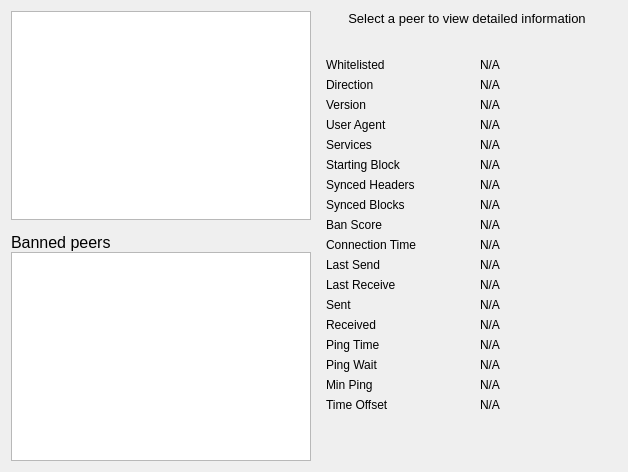
     <widget class="QWidget" name="tab_peers">
      <attribute name="title">
       <string>&amp;Peers</string>
      </attribute>
      <layout class="QGridLayout" name="gridLayout_2">
       <item row="0" column="0" rowspan="2">
        <layout class="QVBoxLayout" name="verticalLayout_101">
         <property name="spacing">
          <number>0</number>
         </property>
         <item>
          <widget class="QTableView" name="peerWidget">
           <property name="horizontalScrollBarPolicy">
            <enum>Qt::ScrollBarAsNeeded</enum>
           </property>
           <property name="tabKeyNavigation">
            <bool>false</bool>
           </property>
           <property name="sortingEnabled">
            <bool>true</bool>
           </property>
           <attribute name="horizontalHeaderHighlightSections">
            <bool>false</bool>
           </attribute>
          </widget>
         </item>
         <item>
          <widget class="QLabel" name="banHeading">
           <property name="sizePolicy">
            <sizepolicy hsizetype="Preferred" vsizetype="Minimum">
             <horstretch>0</horstretch>
             <verstretch>0</verstretch>
            </sizepolicy>
           </property>
           <property name="minimumSize">
            <size>
             <width>300</width>
             <height>32</height>
            </size>
           </property>
           <property name="maximumSize">
            <size>
             <width>16777215</width>
             <height>32</height>
            </size>
           </property>
           <property name="font">
            <font>
             <pointsize>12</pointsize>
            </font>
           </property>
           <property name="cursor">
            <cursorShape>IBeamCursor</cursorShape>
           </property>
           <property name="text">
            <string>Banned peers</string>
           </property>
           <property name="alignment">
            <set>Qt::AlignBottom|Qt::AlignLeading|Qt::AlignLeft</set>
           </property>
           <property name="wordWrap">
            <bool>true</bool>
           </property>
           <property name="textInteractionFlags">
            <set>Qt::NoTextInteraction</set>
           </property>
          </widget>
         </item>
         <item>
          <widget class="QTableView" name="banlistWidget">
           <property name="sizePolicy">
            <sizepolicy hsizetype="Expanding" vsizetype="Expanding">
             <horstretch>0</horstretch>
             <verstretch>0</verstretch>
            </sizepolicy>
           </property>
           <property name="horizontalScrollBarPolicy">
            <enum>Qt::ScrollBarAsNeeded</enum>
           </property>
           <property name="tabKeyNavigation">
            <bool>false</bool>
           </property>
           <property name="sortingEnabled">
            <bool>true</bool>
           </property>
           <attribute name="horizontalHeaderHighlightSections">
            <bool>false</bool>
           </attribute>
          </widget>
         </item>
        </layout>
       </item>
       <item row="0" column="1">
        <widget class="QLabel" name="peerHeading">
         <property name="sizePolicy">
          <sizepolicy hsizetype="Preferred" vsizetype="Minimum">
           <horstretch>0</horstretch>
           <verstretch>0</verstretch>
          </sizepolicy>
         </property>
         <property name="minimumSize">
          <size>
           <width>300</width>
           <height>32</height>
          </size>
         </property>
         <property name="font">
          <font>
           <pointsize>10</pointsize>
          </font>
         </property>
         <property name="cursor">
          <cursorShape>IBeamCursor</cursorShape>
         </property>
         <property name="text">
          <string>Select a peer to view detailed information</string>
         </property>
         <property name="alignment">
          <set>Qt::AlignHCenter|Qt::AlignTop</set>
         </property>
         <property name="wordWrap">
          <bool>true</bool>
         </property>
         <property name="textInteractionFlags">
          <set>Qt::LinksAccessibleByMouse|Qt::TextSelectableByKeyboard|Qt::TextSelectableByMouse</set>
         </property>
        </widget>
       </item>
       <item row="1" column="1">
        <widget class="QWidget" name="detailWidget" native="true">
         <property name="minimumSize">
          <size>
           <width>300</width>
           <height>0</height>
          </size>
         </property>
         <layout class="QGridLayout" name="gridLayout_3">
          <item row="0" column="0">
           <widget class="QLabel" name="label_30">
            <property name="text">
             <string>Whitelisted</string>
            </property>
           </widget>
          </item>
          <item row="0" column="2">
           <widget class="QLabel" name="peerWhitelisted">
            <property name="cursor">
             <cursorShape>IBeamCursor</cursorShape>
            </property>
            <property name="text">
             <string>N/A</string>
            </property>
            <property name="textFormat">
             <enum>Qt::PlainText</enum>
            </property>
            <property name="textInteractionFlags">
             <set>Qt::LinksAccessibleByMouse|Qt::TextSelectableByKeyboard|Qt::TextSelectableByMouse</set>
            </property>
           </widget>
          </item>
          <item row="1" column="0">
           <widget class="QLabel" name="label_23">
            <property name="text">
             <string>Direction</string>
            </property>
           </widget>
          </item>
          <item row="1" column="2">
           <widget class="QLabel" name="peerDirection">
            <property name="cursor">
             <cursorShape>IBeamCursor</cursorShape>
            </property>
            <property name="text">
             <string>N/A</string>
            </property>
            <property name="textFormat">
             <enum>Qt::PlainText</enum>
            </property>
            <property name="textInteractionFlags">
             <set>Qt::LinksAccessibleByMouse|Qt::TextSelectableByKeyboard|Qt::TextSelectableByMouse</set>
            </property>
           </widget>
          </item>
          <item row="2" column="0">
           <widget class="QLabel" name="label_21">
            <property name="text">
             <string>Version</string>
            </property>
           </widget>
          </item>
          <item row="2" column="2">
           <widget class="QLabel" name="peerVersion">
            <property name="cursor">
             <cursorShape>IBeamCursor</cursorShape>
            </property>
            <property name="text">
             <string>N/A</string>
            </property>
            <property name="textFormat">
             <enum>Qt::PlainText</enum>
            </property>
            <property name="textInteractionFlags">
             <set>Qt::LinksAccessibleByMouse|Qt::TextSelectableByKeyboard|Qt::TextSelectableByMouse</set>
            </property>
           </widget>
          </item>
          <item row="3" column="0">
           <widget class="QLabel" name="label_28">
            <property name="text">
             <string>User Agent</string>
            </property>
           </widget>
          </item>
          <item row="3" column="2">
           <widget class="QLabel" name="peerSubversion">
            <property name="cursor">
             <cursorShape>IBeamCursor</cursorShape>
            </property>
            <property name="text">
             <string>N/A</string>
            </property>
            <property name="textFormat">
             <enum>Qt::PlainText</enum>
            </property>
            <property name="textInteractionFlags">
             <set>Qt::LinksAccessibleByMouse|Qt::TextSelectableByKeyboard|Qt::TextSelectableByMouse</set>
            </property>
           </widget>
          </item>
          <item row="4" column="0">
           <widget class="QLabel" name="label_4">
            <property name="text">
             <string>Services</string>
            </property>
           </widget>
          </item>
          <item row="4" column="2">
           <widget class="QLabel" name="peerServices">
            <property name="cursor">
             <cursorShape>IBeamCursor</cursorShape>
            </property>
            <property name="text">
             <string>N/A</string>
            </property>
            <property name="textFormat">
             <enum>Qt::PlainText</enum>
            </property>
            <property name="textInteractionFlags">
             <set>Qt::LinksAccessibleByMouse|Qt::TextSelectableByKeyboard|Qt::TextSelectableByMouse</set>
            </property>
           </widget>
          </item>
          <item row="5" column="0">
           <widget class="QLabel" name="label_29">
            <property name="text">
             <string>Starting Block</string>
            </property>
           </widget>
          </item>
          <item row="5" column="2">
           <widget class="QLabel" name="peerHeight">
            <property name="cursor">
             <cursorShape>IBeamCursor</cursorShape>
            </property>
            <property name="text">
             <string>N/A</string>
            </property>
            <property name="textFormat">
             <enum>Qt::PlainText</enum>
            </property>
            <property name="textInteractionFlags">
             <set>Qt::LinksAccessibleByMouse|Qt::TextSelectableByKeyboard|Qt::TextSelectableByMouse</set>
            </property>
           </widget>
          </item>
          <item row="6" column="0">
           <widget class="QLabel" name="label_27">
            <property name="text">
             <string>Synced Headers</string>
            </property>
           </widget>
          </item>
          <item row="6" column="2">
           <widget class="QLabel" name="peerSyncHeight">
            <property name="cursor">
             <cursorShape>IBeamCursor</cursorShape>
            </property>
            <property name="text">
             <string>N/A</string>
            </property>
            <property name="textFormat">
             <enum>Qt::PlainText</enum>
            </property>
            <property name="textInteractionFlags">
             <set>Qt::LinksAccessibleByMouse|Qt::TextSelectableByKeyboard|Qt::TextSelectableByMouse</set>
            </property>
           </widget>
          </item>
          <item row="7" column="0">
           <widget class="QLabel" name="label_25">
            <property name="text">
             <string>Synced Blocks</string>
            </property>
           </widget>
          </item>
          <item row="7" column="2">
           <widget class="QLabel" name="peerCommonHeight">
            <property name="cursor">
             <cursorShape>IBeamCursor</cursorShape>
            </property>
            <property name="text">
             <string>N/A</string>
            </property>
            <property name="textFormat">
             <enum>Qt::PlainText</enum>
            </property>
            <property name="textInteractionFlags">
             <set>Qt::LinksAccessibleByMouse|Qt::TextSelectableByKeyboard|Qt::TextSelectableByMouse</set>
            </property>
           </widget>
          </item>
          <item row="8" column="0">
           <widget class="QLabel" name="label_24">
            <property name="text">
             <string>Ban Score</string>
            </property>
           </widget>
          </item>
          <item row="8" column="2">
           <widget class="QLabel" name="peerBanScore">
            <property name="cursor">
             <cursorShape>IBeamCursor</cursorShape>
            </property>
            <property name="text">
             <string>N/A</string>
            </property>
            <property name="textFormat">
             <enum>Qt::PlainText</enum>
            </property>
            <property name="textInteractionFlags">
             <set>Qt::LinksAccessibleByMouse|Qt::TextSelectableByKeyboard|Qt::TextSelectableByMouse</set>
            </property>
           </widget>
          </item>
          <item row="9" column="0">
           <widget class="QLabel" name="label_22">
            <property name="text">
             <string>Connection Time</string>
            </property>
           </widget>
          </item>
          <item row="9" column="2">
           <widget class="QLabel" name="peerConnTime">
            <property name="cursor">
             <cursorShape>IBeamCursor</cursorShape>
            </property>
            <property name="text">
             <string>N/A</string>
            </property>
            <property name="textFormat">
             <enum>Qt::PlainText</enum>
            </property>
            <property name="textInteractionFlags">
             <set>Qt::LinksAccessibleByMouse|Qt::TextSelectableByKeyboard|Qt::TextSelectableByMouse</set>
            </property>
           </widget>
          </item>
          <item row="10" column="0">
           <widget class="QLabel" name="label_15">
            <property name="text">
             <string>Last Send</string>
            </property>
           </widget>
          </item>
          <item row="10" column="2">
           <widget class="QLabel" name="peerLastSend">
            <property name="cursor">
             <cursorShape>IBeamCursor</cursorShape>
            </property>
            <property name="text">
             <string>N/A</string>
            </property>
            <property name="textFormat">
             <enum>Qt::PlainText</enum>
            </property>
            <property name="textInteractionFlags">
             <set>Qt::LinksAccessibleByMouse|Qt::TextSelectableByKeyboard|Qt::TextSelectableByMouse</set>
            </property>
           </widget>
          </item>
          <item row="11" column="0">
           <widget class="QLabel" name="label_19">
            <property name="text">
             <string>Last Receive</string>
            </property>
           </widget>
          </item>
          <item row="11" column="2">
           <widget class="QLabel" name="peerLastRecv">
            <property name="cursor">
             <cursorShape>IBeamCursor</cursorShape>
            </property>
            <property name="text">
             <string>N/A</string>
            </property>
            <property name="textFormat">
             <enum>Qt::PlainText</enum>
            </property>
            <property name="textInteractionFlags">
             <set>Qt::LinksAccessibleByMouse|Qt::TextSelectableByKeyboard|Qt::TextSelectableByMouse</set>
            </property>
           </widget>
          </item>
          <item row="12" column="0">
           <widget class="QLabel" name="label_18">
            <property name="text">
             <string>Sent</string>
            </property>
           </widget>
          </item>
          <item row="12" column="2">
           <widget class="QLabel" name="peerBytesSent">
            <property name="cursor">
             <cursorShape>IBeamCursor</cursorShape>
            </property>
            <property name="text">
             <string>N/A</string>
            </property>
            <property name="textFormat">
             <enum>Qt::PlainText</enum>
            </property>
            <property name="textInteractionFlags">
             <set>Qt::LinksAccessibleByMouse|Qt::TextSelectableByKeyboard|Qt::TextSelectableByMouse</set>
            </property>
           </widget>
          </item>
          <item row="13" column="0">
           <widget class="QLabel" name="label_20">
            <property name="text">
             <string>Received</string>
            </property>
           </widget>
          </item>
          <item row="13" column="2">
           <widget class="QLabel" name="peerBytesRecv">
            <property name="cursor">
             <cursorShape>IBeamCursor</cursorShape>
            </property>
            <property name="text">
             <string>N/A</string>
            </property>
            <property name="textFormat">
             <enum>Qt::PlainText</enum>
            </property>
            <property name="textInteractionFlags">
             <set>Qt::LinksAccessibleByMouse|Qt::TextSelectableByKeyboard|Qt::TextSelectableByMouse</set>
            </property>
           </widget>
          </item>
          <item row="14" column="0">
           <widget class="QLabel" name="label_26">
            <property name="text">
             <string>Ping Time</string>
            </property>
           </widget>
          </item>
          <item row="14" column="2">
           <widget class="QLabel" name="peerPingTime">
            <property name="cursor">
             <cursorShape>IBeamCursor</cursorShape>
            </property>
            <property name="text">
             <string>N/A</string>
            </property>
            <property name="textFormat">
             <enum>Qt::PlainText</enum>
            </property>
            <property name="textInteractionFlags">
             <set>Qt::LinksAccessibleByMouse|Qt::TextSelectableByKeyboard|Qt::TextSelectableByMouse</set>
            </property>
           </widget>
          </item>
          <item row="15" column="0">
           <widget class="QLabel" name="peerPingWaitLabel">
            <property name="toolTip">
             <string>The duration of a currently outstanding ping.</string>
            </property>
            <property name="text">
             <string>Ping Wait</string>
            </property>
           </widget>
          </item>
          <item row="15" column="2">
           <widget class="QLabel" name="peerPingWait">
            <property name="cursor">
             <cursorShape>IBeamCursor</cursorShape>
            </property>
            <property name="text">
             <string>N/A</string>
            </property>
            <property name="textFormat">
             <enum>Qt::PlainText</enum>
            </property>
            <property name="textInteractionFlags">
             <set>Qt::LinksAccessibleByMouse|Qt::TextSelectableByKeyboard|Qt::TextSelectableByMouse</set>
            </property>
           </widget>
          </item>
          <item row="16" column="0">
           <widget class="QLabel" name="peerMinPingLabel">
            <property name="text">
             <string>Min Ping</string>
            </property>
           </widget>
          </item>
          <item row="16" column="2">
           <widget class="QLabel" name="peerMinPing">
            <property name="cursor">
             <cursorShape>IBeamCursor</cursorShape>
            </property>
            <property name="text">
             <string>N/A</string>
            </property>
            <property name="textFormat">
             <enum>Qt::PlainText</enum>
            </property>
            <property name="textInteractionFlags">
             <set>Qt::LinksAccessibleByMouse|Qt::TextSelectableByKeyboard|Qt::TextSelectableByMouse</set>
            </property>
           </widget>
          </item>
          <item row="17" column="0">
           <widget class="QLabel" name="label_timeoffset">
            <property name="text">
             <string>Time Offset</string>
            </property>
           </widget>
          </item>
          <item row="17" column="2">
           <widget class="QLabel" name="timeoffset">
            <property name="cursor">
             <cursorShape>IBeamCursor</cursorShape>
            </property>
            <property name="text">
             <string>N/A</string>
            </property>
            <property name="textFormat">
             <enum>Qt::PlainText</enum>
            </property>
            <property name="textInteractionFlags">
             <set>Qt::LinksAccessibleByMouse|Qt::TextSelectableByKeyboard|Qt::TextSelectableByMouse</set>
            </property>
           </widget>
          </item>
          <item row="18" column="1">
           <spacer name="verticalSpacer_3">
            <property name="orientation">
             <enum>Qt::Vertical</enum>
            </property>
            <property name="sizeHint" stdset="0">
             <size>
              <width>20</width>
              <height>40</height>
             </size>
            </property>
           </spacer>
          </item>
         </layout>
        </widget>
       </item>
      </layout>
     </widget>
